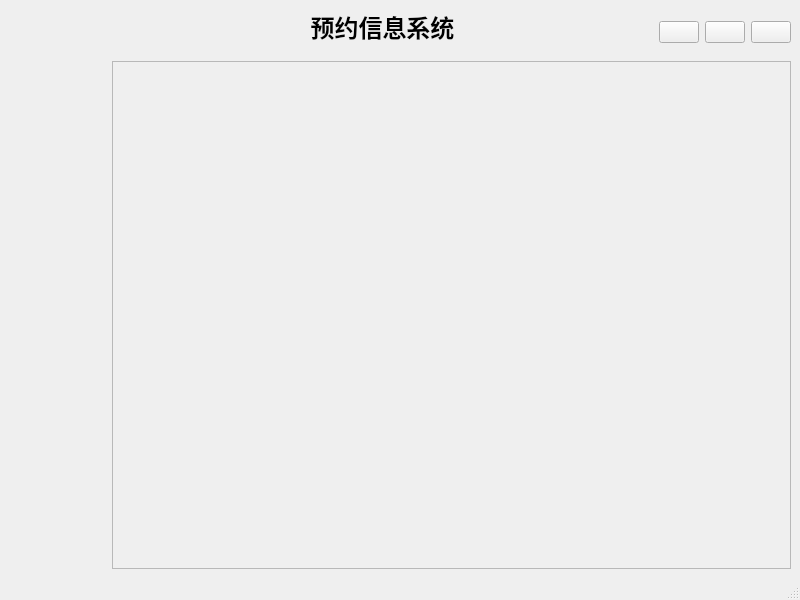
<?xml version="1.0" encoding="UTF-8"?>
<ui version="4.0">
 <class>MainWindow</class>
 <widget class="QMainWindow" name="MainWindow">
  <property name="windowModality">
   <enum>Qt::NonModal</enum>
  </property>
  <property name="geometry">
   <rect>
    <x>0</x>
    <y>0</y>
    <width>800</width>
    <height>600</height>
   </rect>
  </property>
  <property name="sizePolicy">
   <sizepolicy hsizetype="Ignored" vsizetype="Ignored">
    <horstretch>0</horstretch>
    <verstretch>0</verstretch>
   </sizepolicy>
  </property>
  <property name="contextMenuPolicy">
   <enum>Qt::DefaultContextMenu</enum>
  </property>
  <property name="windowTitle">
   <string>MainWindow</string>
  </property>
  <widget class="QWidget" name="centralwidget">
   <property name="sizePolicy">
    <sizepolicy hsizetype="Expanding" vsizetype="Expanding">
     <horstretch>0</horstretch>
     <verstretch>0</verstretch>
    </sizepolicy>
   </property>
   <layout class="QHBoxLayout" name="horizontalLayout_3">
    <item>
     <layout class="QHBoxLayout" name="horizontalLayout_2" stretch="1,7">
      <item>
       <widget class="QWidget" name="widget" native="true">
        <property name="sizePolicy">
         <sizepolicy hsizetype="Expanding" vsizetype="Expanding">
          <horstretch>0</horstretch>
          <verstretch>0</verstretch>
         </sizepolicy>
        </property>
        <layout class="QVBoxLayout" name="verticalLayout_2"/>
       </widget>
      </item>
      <item>
       <layout class="QVBoxLayout" name="verticalLayout" stretch="1,11">
        <item>
         <layout class="QHBoxLayout" name="horizontalLayout">
          <item>
           <spacer name="horizontalSpacer_2">
            <property name="orientation">
             <enum>Qt::Horizontal</enum>
            </property>
            <property name="sizeHint" stdset="0">
             <size>
              <width>40</width>
              <height>20</height>
             </size>
            </property>
           </spacer>
          </item>
          <item>
           <widget class="QLabel" name="label">
            <property name="sizePolicy">
             <sizepolicy hsizetype="Expanding" vsizetype="Expanding">
              <horstretch>0</horstretch>
              <verstretch>0</verstretch>
             </sizepolicy>
            </property>
            <property name="text">
             <string>&lt;!DOCTYPE HTML PUBLIC &quot;-//W3C//DTD HTML 4.0//EN&quot; &quot;http://www.w3.org/TR/REC-html40/strict.dtd&quot;&gt;
&lt;html&gt;&lt;head&gt;&lt;meta name=&quot;qrichtext&quot; content=&quot;1&quot; /&gt;&lt;style type=&quot;text/css&quot;&gt;
p, li { white-space: pre-wrap; }
&lt;/style&gt;&lt;/head&gt;&lt;body style=&quot; font-family:'SimSun'; font-size:9pt; font-weight:400; font-style:normal;&quot;&gt;
&lt;p align=&quot;center&quot; style=&quot; margin-top:12px; margin-bottom:12px; margin-left:0px; margin-right:0px; -qt-block-indent:0; text-indent:0px;&quot;&gt;&lt;span style=&quot; font-size:18pt; font-weight:600;&quot;&gt;预约信息系统&lt;/span&gt;&lt;/p&gt;&lt;/body&gt;&lt;/html&gt;</string>
            </property>
            <property name="alignment">
             <set>Qt::AlignHCenter|Qt::AlignTop</set>
            </property>
           </widget>
          </item>
          <item>
           <spacer name="horizontalSpacer">
            <property name="orientation">
             <enum>Qt::Horizontal</enum>
            </property>
            <property name="sizeHint" stdset="0">
             <size>
              <width>40</width>
              <height>20</height>
             </size>
            </property>
           </spacer>
          </item>
          <item>
           <widget class="QPushButton" name="pushButton_Min">
            <property name="maximumSize">
             <size>
              <width>40</width>
              <height>16777215</height>
             </size>
            </property>
            <property name="text">
             <string/>
            </property>
           </widget>
          </item>
          <item>
           <widget class="QPushButton" name="pushButton_Max">
            <property name="text">
             <string/>
            </property>
           </widget>
          </item>
          <item>
           <widget class="QPushButton" name="pushButton_Close">
            <property name="maximumSize">
             <size>
              <width>40</width>
              <height>16777215</height>
             </size>
            </property>
            <property name="text">
             <string/>
            </property>
           </widget>
          </item>
         </layout>
        </item>
        <item>
         <widget class="QFrame" name="frame">
          <property name="frameShape">
           <enum>QFrame::StyledPanel</enum>
          </property>
          <property name="frameShadow">
           <enum>QFrame::Raised</enum>
          </property>
         </widget>
        </item>
       </layout>
      </item>
     </layout>
    </item>
   </layout>
  </widget>
  <widget class="QMenuBar" name="menubar">
   <property name="geometry">
    <rect>
     <x>0</x>
     <y>0</y>
     <width>800</width>
     <height>26</height>
    </rect>
   </property>
  </widget>
  <widget class="QStatusBar" name="statusbar"/>
 </widget>
 <resources/>
 <connections/>
</ui>
